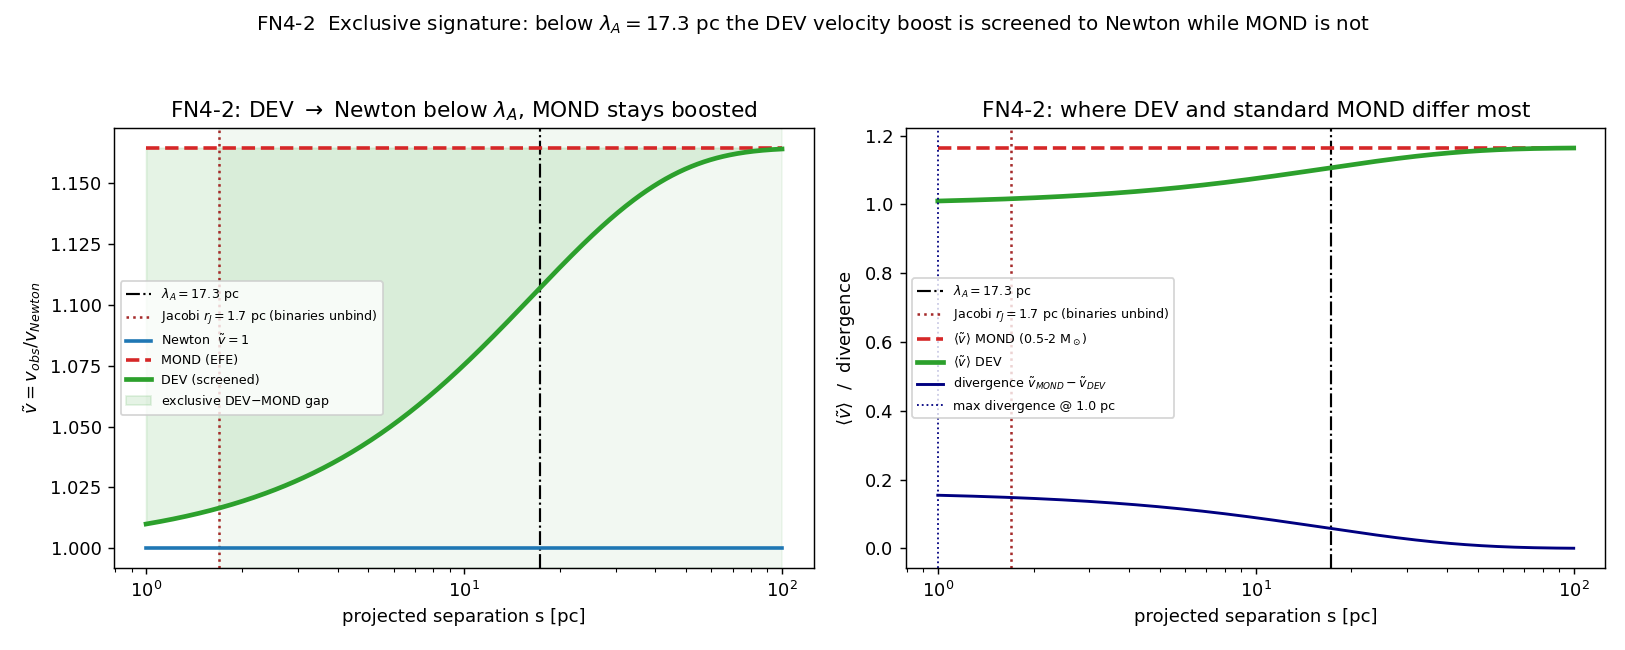

Python code for this plot:
"""FN4_2_velocity.py -- predicted velocity statistic v~(s) for DEV vs MOND vs Newton.

Charter FN4-2.  v~ = v_obs/v_Newton = sqrt(g_eff/g_N).  s in [1, 100] pc.  Shows the
DEV curve diverging from MOND below lambda_A = 17.3 pc (DEV -> Newton, MOND stays
boosted), and where that divergence is maximal.  Also reports a population-averaged
<v~>(s) over an Opik separation law and a 0.5-2 Msun mass range.
"""
from __future__ import annotations

import json
from pathlib import Path

import numpy as np
import matplotlib
matplotlib.use("Agg")
import matplotlib.pyplot as plt  # noqa: E402

import fn4_core as c  # noqa: E402

OUT = Path(__file__).resolve().parent


def population_average(s_pc, masses=(0.5, 1.0, 1.5, 2.0), efe=True):
    """<v~>(s) averaged over total masses (flat-ish IMF proxy)."""
    s = s_pc * c.PC
    dev = np.mean([c.vtilde_dev(s, m, efe) for m in masses], axis=0)
    mond = np.mean([c.vtilde_mond(s, m, efe) for m in masses], axis=0)
    return dev, mond


def main():
    s_pc = np.logspace(0.0, 2.0, 400)  # 1 -> 100 pc
    s = s_pc * c.PC
    M = 1.5  # representative total binary mass

    vN = np.ones_like(s_pc)
    vM = c.vtilde_mond(s, M)
    vD = c.vtilde_dev(s, M)
    vD_pop, vM_pop = population_average(s_pc)

    # divergence DEV vs MOND
    diff = vM - vD
    i_max = int(np.argmax(diff))
    s_maxdiff = float(s_pc[i_max])
    diff_max = float(diff[i_max])

    # fraction of the MOND boost recovered by DEV at key separations
    def recover(rp):
        rr = rp * c.PC
        return float((c.vtilde_dev(rr, M) - 1) / (c.vtilde_mond(rr, M) - 1))

    table = {}
    for rp in [1.0, 1.7, 5.0, 10.0, 17.3, 30.0, 50.0, 100.0]:
        rr = rp * c.PC
        table[f"{rp}pc"] = {
            "vtilde_DEV": float(c.vtilde_dev(rr, M)),
            "vtilde_MOND": float(c.vtilde_mond(rr, M)),
            "divergence": float(c.vtilde_mond(rr, M) - c.vtilde_dev(rr, M)),
            "MOND_boost_recovered_by_DEV": recover(rp),
        }

    payload = {
        "params": {"M_msun": M, "a0": c.A0, "lambda_A_pc": c.LAMBDA_A_PC,
                   "gamma_plateau": float(c.nu_rar(c.G_EXT / c.A0))},
        "max_divergence_DEV_vs_MOND": {"s_pc": s_maxdiff, "delta_vtilde": diff_max},
        "table": table,
        "note": "v~=sqrt(boost); divergence = v~_MOND - v~_DEV; DEV->1 below lambda_A",
    }
    (OUT / "FN4_2_velocity.json").write_text(json.dumps(payload, indent=2))

    print("=" * 74)
    print("FN4-2  velocity statistic  v~(s) = v_obs/v_Newton   (M = 1.5 Msun)")
    print("=" * 74)
    print(f"  {'s [pc]':>8} {'v~_Newton':>10} {'v~_DEV':>8} {'v~_MOND':>8} "
          f"{'MOND-DEV':>9} {'%boost rec.':>11}")
    for rp in [1.0, 1.7, 5.0, 10.0, 17.3, 30.0, 50.0, 100.0]:
        d = table[f"{rp}pc"]
        print(f"  {rp:>8.1f} {1.0:>10.4f} {d['vtilde_DEV']:>8.4f} "
              f"{d['vtilde_MOND']:>8.4f} {d['divergence']:>9.4f} "
              f"{100*d['MOND_boost_recovered_by_DEV']:>10.1f}%")
    print(f"\n  max DEV-vs-MOND divergence: delta_v~ = {diff_max:.4f} at s = {s_maxdiff:.2f} pc")
    print(f"  saved {OUT/'FN4_2_velocity.json'}")

    make_figure(s_pc, vN, vM, vD, vD_pop, vM_pop, s_maxdiff)
    return payload


def make_figure(s_pc, vN, vM, vD, vD_pop, vM_pop, s_maxdiff):
    fig, ax = plt.subplots(1, 2, figsize=(12.5, 5.0))

    for a in ax:
        a.axvline(c.LAMBDA_A_PC, color="k", ls="-.", lw=1.2,
                  label=f"$\\lambda_A={c.LAMBDA_A_PC}$ pc")
        a.axvline(c.R_JACOBI_PC, color="brown", ls=":", lw=1.4,
                  label=f"Jacobi $r_J={c.R_JACOBI_PC}$ pc (binaries unbind)")

    ax[0].semilogx(s_pc, vN, color="C0", lw=2, label="Newton  $\\tilde v=1$")
    ax[0].semilogx(s_pc, vM, color="C3", lw=2, ls="--", label="MOND (EFE)")
    ax[0].semilogx(s_pc, vD, color="C2", lw=2.6, label="DEV (screened)")
    ax[0].fill_between(s_pc, vD, vM, color="C2", alpha=0.12,
                       label="exclusive DEV$-$MOND gap")
    ax[0].axvspan(c.R_JACOBI_PC, 100, color="green", alpha=0.05)
    ax[0].set_xlabel("projected separation s [pc]")
    ax[0].set_ylabel("$\\tilde v = v_{obs}/v_{Newton}$")
    ax[0].set_title("FN4-2: DEV $\\to$ Newton below $\\lambda_A$, MOND stays boosted")
    ax[0].legend(fontsize=7, loc="center left")

    # right: population-averaged + divergence
    ax[1].semilogx(s_pc, vM_pop, color="C3", lw=2, ls="--",
                   label="$\\langle\\tilde v\\rangle$ MOND (0.5-2 M$_\\odot$)")
    ax[1].semilogx(s_pc, vD_pop, color="C2", lw=2.6,
                   label="$\\langle\\tilde v\\rangle$ DEV")
    ax[1].semilogx(s_pc, vM - vD, color="navy", lw=1.6,
                   label="divergence $\\tilde v_{MOND}-\\tilde v_{DEV}$")
    ax[1].axvline(s_maxdiff, color="navy", ls=":", lw=1,
                  label=f"max divergence @ {s_maxdiff:.1f} pc")
    ax[1].set_xlabel("projected separation s [pc]")
    ax[1].set_ylabel("$\\langle\\tilde v\\rangle$  /  divergence")
    ax[1].set_title("FN4-2: where DEV and standard MOND differ most")
    ax[1].legend(fontsize=7, loc="center left")

    fig.suptitle("FN4-2  Exclusive signature: below $\\lambda_A=17.3$ pc the DEV "
                 "velocity boost is screened to Newton while MOND is not", fontsize=11)
    fig.tight_layout(rect=[0, 0, 1, 0.95])
    fig.savefig(OUT / "FN4_2_velocity.png", dpi=130)
    print(f"  saved {OUT/'FN4_2_velocity.png'}")


if __name__ == "__main__":
    main()
